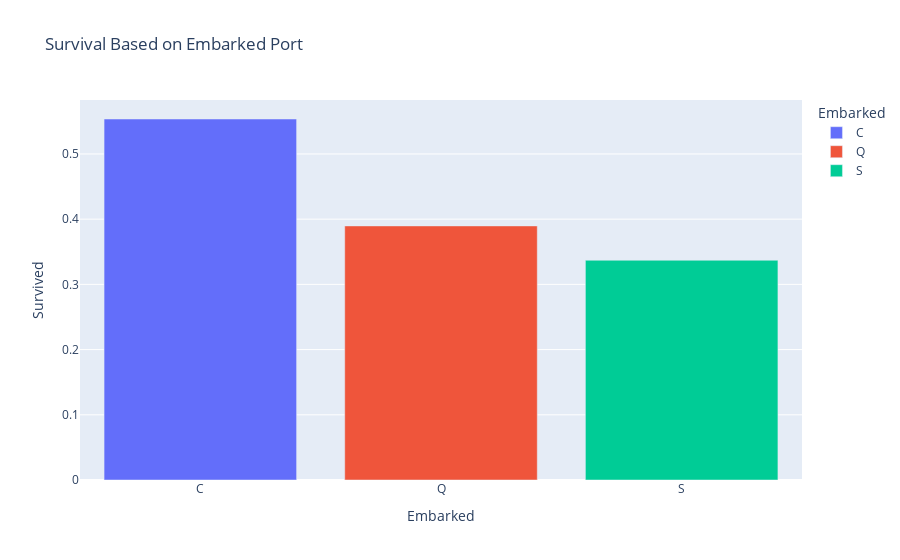

The notebook cell this image was saved under:
### Markdown cell above
### Embarked Location Analysis(Impact of Embarked Location on Survival Rate)

Analyze if the port of embarktion had any influence on survival

### Code cell
# Calculate survival rate according to the embarked port
embarked_survival = df.groupby('Embarked')["Survived"].mean().reset_index()
print("=" * 60)
print("EMBARKED LOCATION ANALYSIS")
print("=" * 60)
print(embarked_survival)

# Visualize survival based on embarked port
px.bar(embarked_survival, x="Embarked", y= "Survived", color= "Embarked", title="Survival Based on Embarked Port")
# sns.countplot(data= df, x= "Survived", hue= "Embarked")
# plt.title("Survival Based on Embarked Port")

### Figure 1 — Plotly figure (JSON) as saved in the notebook; plotly's stock layout.template omitted (floating-point values rounded to 4 significant figures)
{"data": [{"alignmentgroup": "True", "hovertemplate": "Embarked=%{x}<br>Survived=%{y}<extra></extra>", "legendgroup": "C", "marker": {"color": "#636efa", "pattern": {"shape": ""}}, "name": "C", "offsetgroup": "C", "orientation": "v", "showlegend": true, "textposition": "auto", "type": "bar", "x": ["C"], "xaxis": "x", "y": [0.5536], "yaxis": "y"}, {"alignmentgroup": "True", "hovertemplate": "Embarked=%{x}<br>Survived=%{y}<extra></extra>", "legendgroup": "Q", "marker": {"color": "#EF553B", "pattern": {"shape": ""}}, "name": "Q", "offsetgroup": "Q", "orientation": "v", "showlegend": true, "textposition": "auto", "type": "bar", "x": ["Q"], "xaxis": "x", "y": [0.3896], "yaxis": "y"}, {"alignmentgroup": "True", "hovertemplate": "Embarked=%{x}<br>Survived=%{y}<extra></extra>", "legendgroup": "S", "marker": {"color": "#00cc96", "pattern": {"shape": ""}}, "name": "S", "offsetgroup": "S", "orientation": "v", "showlegend": true, "textposition": "auto", "type": "bar", "x": ["S"], "xaxis": "x", "y": [0.337], "yaxis": "y"}], "layout": {"autosize": true, "barmode": "relative", "legend": {"title": {"text": "Embarked"}, "tracegroupgap": 0}, "title": {"text": "Survival Based on Embarked Port"}, "xaxis": {"anchor": "y", "autorange": true, "categoryarray": ["C", "Q", "S"], "categoryorder": "array", "domain": [0, 1], "range": [-0.5, 2.5], "title": {"text": "Embarked"}, "type": "category"}, "yaxis": {"anchor": "x", "autorange": true, "domain": [0, 1], "range": [0, 0.5827], "title": {"text": "Survived"}, "type": "linear"}}}
